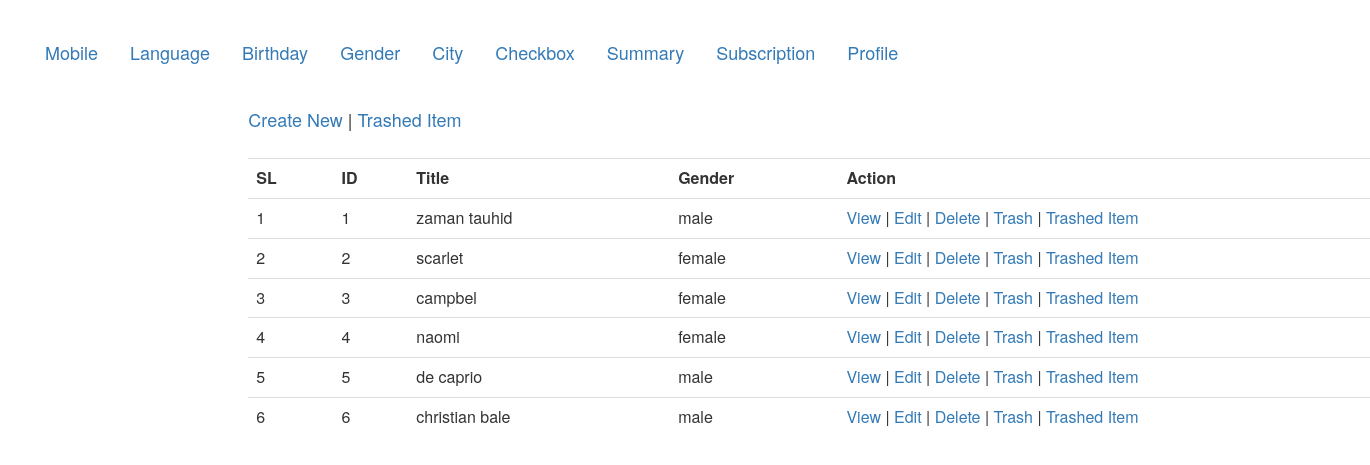
Page /views/ALL_CRUD/Gender/index.php on the committed database.
### tables this page shows
CREATE TABLE `gender` (
  `id` int(11) NOT NULL,
  `title` varchar(50) NOT NULL,
  `gender` varchar(50) NOT NULL,
  `created_at` datetime NOT NULL,
  `updated_at` datetime DEFAULT NULL,
  `deleted_at` datetime DEFAULT NULL
);

### src/ALL_CRUD/Gender/Gender.php (called while the page is built, shortened)
<?php
class Gender {
    public $db='';
    public function __construct() {
        $this->db=  mysqli_connect("localhost","root","fazil142","atomicproject");
    }
    public function index(){
        $allmobile=array();
        $query="select * from gender where deleted_at IS NULL";
        $result=mysqli_query($this->db, $query);
        while($row=  mysqli_fetch_assoc($result)){
            $allmobile[]=$row;
        }
        return $allmobile;
    }
}

### views/ALL_CRUD/Gender/index.php (the view, shortened to what this page needs)
<!DOCTYPE html>
<html>
    <head>
        <link rel="stylesheet" type="text/css" href="../../../css/bootstrap.min.css">
        <link rel="stylesheet" type="text/css" href="../../../css/style.css">
    </head>
    <body>
        <div>
            <ul class="nav nav-pills ">
  <li role="presentation"><a href="../../../views/ALL_CRUD/Mobile/index.php">Mobile</a></li>
  <li role="presentation"><a href="../../../views/ALL_CRUD/Language/index.php">Language</a></li>
  <li role="presentation"><a href="../../../views/ALL_CRUD/Birthday/index.php">Birthday</a></li>
  <li role="presentation"><a href="index.php">Gender</a></li>
  <li role="presentation"><a href="../../../views/ALL_CRUD/City/index.php">City</a></li>
  <li role="presentation"><a href="../../../views/ALL_CRUD/Checkbox/index.php">Checkbox</a></li>
  <li role="presentation"><a href="../../../views/ALL_CRUD/Summary/index.php">Summary</a></li>
  <li role="presentation"><a href="../../../views/ALL_CRUD/Subscription/index.php">Subscription</a></li>
  <li role="presentation"><a href="../../../views/ALL_CRUD/ProfilePic/index.php">Profile</a></li>
</ul>
            <h3 class="col-md-10 col-md-offset-2">
            ?></h3>
        </div>
    </body>
</html>
<?php
    $gender=new Gender();
    $result=$gender->index();
?>
<Ul class="nav nav-pills col-md-10 col-md-offset-2 " style="font-size:18px">
    <a href="create.php">Create New</a> |
    <a href="trashed.php">Trashed Item</a>
    <br><br>
</Ul>
<table class="table col-md-10 col-md-offset-2" style="font-size: 16px">
    <tr>
        <th>SL</th>
        <th>ID</th>
        <th>Title</th>
        <th>Gender</th>
        <th>Action</th>
    </tr>
    <?php
    if(!empty($result)){
        $serial=0;
        foreach ($result as $val){
            $serial++;
    ;?>
    <tr>
        <td><?php echo $serial;?></td>
        <td><?php echo $val['id'];?></td>
        <td><?php echo $val['title'];?></td>
        <td><?php echo $val['gender'];?></td>
        <td>
            <a href="view.php?id=<?php echo $val['id'];?>">View</a> |
            <a href="edit.php?id=<?php echo $val['id'];?>">Edit</a> |
            <a href="delete.php?id=<?php echo $val['id'];?>">Delete</a> |
            <a href="trash.php?id=<?php echo $val['id'];?>">Trash</a>  |
            <a href="trashed.php?id=<?php echo $val['id'];?>">Trashed Item</a>
        </td>
    </tr>
    <?php
        }
        }
      else {
    ?>
    <tr>
            <td colspan="3">No data available</td>
    </tr>
    <?php
 }
    ?>
</table>

### css/style.css (style rules this page uses)
body { margin:30px; }
div ul li a { font-size: 18px }

### rows in the picture
gender: id "1", title "zaman tauhid", gender "male"
gender: id "2", title "scarlet", gender "female"
gender: id "3", title "campbel", gender "female"
gender: id "4", title "naomi", gender "female"
gender: id "5", title "de caprio", gender "male"
gender: id "6", title "christian bale", gender "male"
